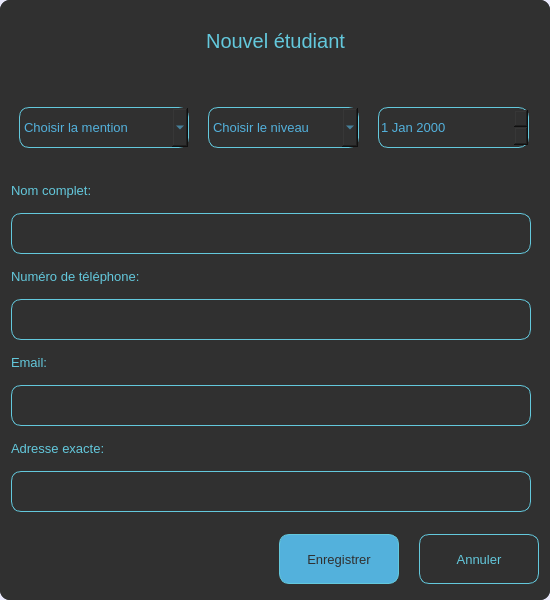
<?xml version="1.0" encoding="UTF-8"?>
<ui version="4.0">
 <class>EtdDialog</class>
 <widget class="QDialog" name="EtdDialog">
  <property name="geometry">
   <rect>
    <x>0</x>
    <y>0</y>
    <width>550</width>
    <height>600</height>
   </rect>
  </property>
  <property name="minimumSize">
   <size>
    <width>550</width>
    <height>600</height>
   </size>
  </property>
  <property name="maximumSize">
   <size>
    <width>550</width>
    <height>600</height>
   </size>
  </property>
  <property name="windowTitle">
   <string>Dialog</string>
  </property>
  <property name="styleSheet">
   <string notr="true">background-color: rgb(234, 233, 252);</string>
  </property>
  <layout class="QVBoxLayout" name="verticalLayout">
   <property name="leftMargin">
    <number>0</number>
   </property>
   <property name="topMargin">
    <number>0</number>
   </property>
   <property name="rightMargin">
    <number>0</number>
   </property>
   <property name="bottomMargin">
    <number>0</number>
   </property>
   <item>
    <widget class="QFrame" name="frame">
     <property name="styleSheet">
      <string notr="true">border-radius:10px; 
background-color:#303030;
</string>
     </property>
     <property name="frameShape">
      <enum>QFrame::StyledPanel</enum>
     </property>
     <property name="frameShadow">
      <enum>QFrame::Raised</enum>
     </property>
     <layout class="QVBoxLayout" name="verticalLayout_7">
      <property name="spacing">
       <number>7</number>
      </property>
      <property name="leftMargin">
       <number>0</number>
      </property>
      <property name="topMargin">
       <number>0</number>
      </property>
      <property name="rightMargin">
       <number>0</number>
      </property>
      <property name="bottomMargin">
       <number>0</number>
      </property>
      <item>
       <widget class="QFrame" name="frame_2">
        <property name="frameShape">
         <enum>QFrame::StyledPanel</enum>
        </property>
        <property name="frameShadow">
         <enum>QFrame::Raised</enum>
        </property>
        <layout class="QHBoxLayout" name="horizontalLayout">
         <property name="leftMargin">
          <number>0</number>
         </property>
         <property name="topMargin">
          <number>0</number>
         </property>
         <property name="rightMargin">
          <number>0</number>
         </property>
         <property name="bottomMargin">
          <number>0</number>
         </property>
         <item>
          <spacer name="horizontalSpacer_7">
           <property name="orientation">
            <enum>Qt::Horizontal</enum>
           </property>
           <property name="sizeHint" stdset="0">
            <size>
             <width>40</width>
             <height>20</height>
            </size>
           </property>
          </spacer>
         </item>
         <item>
          <widget class="QLabel" name="label">
           <property name="minimumSize">
            <size>
             <width>211</width>
             <height>31</height>
            </size>
           </property>
           <property name="maximumSize">
            <size>
             <width>211</width>
             <height>31</height>
            </size>
           </property>
           <property name="font">
            <font>
             <pointsize>15</pointsize>
            </font>
           </property>
           <property name="styleSheet">
            <string notr="true">color: #63C8DC;</string>
           </property>
           <property name="text">
            <string>Nouvel étudiant</string>
           </property>
           <property name="alignment">
            <set>Qt::AlignCenter</set>
           </property>
          </widget>
         </item>
         <item>
          <spacer name="horizontalSpacer_2">
           <property name="orientation">
            <enum>Qt::Horizontal</enum>
           </property>
           <property name="sizeHint" stdset="0">
            <size>
             <width>157</width>
             <height>20</height>
            </size>
           </property>
          </spacer>
         </item>
        </layout>
       </widget>
      </item>
      <item>
       <widget class="QFrame" name="frame_3">
        <property name="frameShape">
         <enum>QFrame::StyledPanel</enum>
        </property>
        <property name="frameShadow">
         <enum>QFrame::Raised</enum>
        </property>
        <layout class="QHBoxLayout" name="horizontalLayout_6">
         <property name="spacing">
          <number>0</number>
         </property>
         <property name="leftMargin">
          <number>0</number>
         </property>
         <property name="topMargin">
          <number>0</number>
         </property>
         <property name="rightMargin">
          <number>0</number>
         </property>
         <property name="bottomMargin">
          <number>0</number>
         </property>
         <item>
          <widget class="QComboBox" name="mentionComboBox">
           <property name="minimumSize">
            <size>
             <width>170</width>
             <height>41</height>
            </size>
           </property>
           <property name="maximumSize">
            <size>
             <width>170</width>
             <height>41</height>
            </size>
           </property>
           <property name="font">
            <font>
             <pointsize>10</pointsize>
            </font>
           </property>
           <property name="styleSheet">
            <string notr="true">color: rgb(83, 177, 220);
border:1px solid #63C8DC;</string>
           </property>
           <item>
            <property name="text">
             <string>Choisir la mention</string>
            </property>
           </item>
           <item>
            <property name="text">
             <string>Informatique générale</string>
            </property>
           </item>
           <item>
            <property name="text">
             <string>Système et Réseaux</string>
            </property>
           </item>
           <item>
            <property name="text">
             <string>Génie logiciel</string>
            </property>
           </item>
           <item>
            <property name="text">
             <string>Systèmes embarqués</string>
            </property>
           </item>
           <item>
            <property name="text">
             <string>Cybersécurité</string>
            </property>
           </item>
           <item>
            <property name="text">
             <string>Intelligence Artificielle</string>
            </property>
           </item>
          </widget>
         </item>
         <item>
          <widget class="QComboBox" name="niveauComboBox">
           <property name="minimumSize">
            <size>
             <width>151</width>
             <height>41</height>
            </size>
           </property>
           <property name="maximumSize">
            <size>
             <width>151</width>
             <height>41</height>
            </size>
           </property>
           <property name="font">
            <font>
             <pointsize>10</pointsize>
            </font>
           </property>
           <property name="styleSheet">
            <string notr="true">color: rgb(83, 177, 220);
border:1px solid #63C8DC;</string>
           </property>
           <item>
            <property name="text">
             <string>Choisir le niveau</string>
            </property>
           </item>
           <item>
            <property name="text">
             <string>L1</string>
            </property>
           </item>
           <item>
            <property name="text">
             <string>L2</string>
            </property>
           </item>
           <item>
            <property name="text">
             <string>L3</string>
            </property>
           </item>
           <item>
            <property name="text">
             <string>M1</string>
            </property>
           </item>
           <item>
            <property name="text">
             <string>M2</string>
            </property>
           </item>
          </widget>
         </item>
         <item>
          <widget class="QDateEdit" name="dateNaissance">
           <property name="minimumSize">
            <size>
             <width>151</width>
             <height>41</height>
            </size>
           </property>
           <property name="maximumSize">
            <size>
             <width>151</width>
             <height>41</height>
            </size>
           </property>
           <property name="font">
            <font>
             <pointsize>10</pointsize>
            </font>
           </property>
           <property name="styleSheet">
            <string notr="true">color: rgb(83, 177, 220);
border:1px solid #63C8DC;</string>
           </property>
          </widget>
         </item>
        </layout>
       </widget>
      </item>
      <item>
       <layout class="QVBoxLayout" name="verticalLayout_6">
        <property name="leftMargin">
         <number>11</number>
        </property>
        <property name="rightMargin">
         <number>11</number>
        </property>
        <item>
         <layout class="QVBoxLayout" name="verticalLayout_2">
          <item>
           <layout class="QHBoxLayout" name="horizontalLayout_2">
            <item>
             <widget class="QLabel" name="label_2">
              <property name="minimumSize">
               <size>
                <width>181</width>
                <height>31</height>
               </size>
              </property>
              <property name="maximumSize">
               <size>
                <width>181</width>
                <height>31</height>
               </size>
              </property>
              <property name="font">
               <font>
                <pointsize>10</pointsize>
               </font>
              </property>
              <property name="styleSheet">
               <string notr="true">color: #63C8DC;</string>
              </property>
              <property name="text">
               <string>Nom complet:</string>
              </property>
             </widget>
            </item>
            <item>
             <spacer name="horizontalSpacer_3">
              <property name="orientation">
               <enum>Qt::Horizontal</enum>
              </property>
              <property name="sizeHint" stdset="0">
               <size>
                <width>40</width>
                <height>20</height>
               </size>
              </property>
             </spacer>
            </item>
           </layout>
          </item>
          <item>
           <widget class="QLineEdit" name="nomLineEdit">
            <property name="minimumSize">
             <size>
              <width>520</width>
              <height>41</height>
             </size>
            </property>
            <property name="maximumSize">
             <size>
              <width>520</width>
              <height>41</height>
             </size>
            </property>
            <property name="font">
             <font>
              <pointsize>9</pointsize>
             </font>
            </property>
            <property name="styleSheet">
             <string notr="true">
border:1px solid #63C8DC;</string>
            </property>
           </widget>
          </item>
         </layout>
        </item>
        <item>
         <layout class="QVBoxLayout" name="verticalLayout_3">
          <item>
           <layout class="QHBoxLayout" name="horizontalLayout_3">
            <item>
             <widget class="QLabel" name="label_3">
              <property name="minimumSize">
               <size>
                <width>181</width>
                <height>31</height>
               </size>
              </property>
              <property name="maximumSize">
               <size>
                <width>181</width>
                <height>31</height>
               </size>
              </property>
              <property name="font">
               <font>
                <pointsize>10</pointsize>
               </font>
              </property>
              <property name="styleSheet">
               <string notr="true">color: #63C8DC;</string>
              </property>
              <property name="text">
               <string>Numéro de téléphone:</string>
              </property>
             </widget>
            </item>
            <item>
             <spacer name="horizontalSpacer_4">
              <property name="orientation">
               <enum>Qt::Horizontal</enum>
              </property>
              <property name="sizeHint" stdset="0">
               <size>
                <width>40</width>
                <height>20</height>
               </size>
              </property>
             </spacer>
            </item>
           </layout>
          </item>
          <item>
           <widget class="QLineEdit" name="numTelLineEdit">
            <property name="minimumSize">
             <size>
              <width>520</width>
              <height>41</height>
             </size>
            </property>
            <property name="maximumSize">
             <size>
              <width>520</width>
              <height>41</height>
             </size>
            </property>
            <property name="font">
             <font>
              <pointsize>9</pointsize>
             </font>
            </property>
            <property name="styleSheet">
             <string notr="true">
border:1px solid #63C8DC;</string>
            </property>
           </widget>
          </item>
         </layout>
        </item>
        <item>
         <layout class="QVBoxLayout" name="verticalLayout_4">
          <item>
           <layout class="QHBoxLayout" name="horizontalLayout_4">
            <item>
             <widget class="QLabel" name="label_4">
              <property name="minimumSize">
               <size>
                <width>181</width>
                <height>31</height>
               </size>
              </property>
              <property name="maximumSize">
               <size>
                <width>181</width>
                <height>31</height>
               </size>
              </property>
              <property name="font">
               <font>
                <pointsize>10</pointsize>
               </font>
              </property>
              <property name="styleSheet">
               <string notr="true">color: #63C8DC;</string>
              </property>
              <property name="text">
               <string>Email:</string>
              </property>
             </widget>
            </item>
            <item>
             <spacer name="horizontalSpacer_5">
              <property name="orientation">
               <enum>Qt::Horizontal</enum>
              </property>
              <property name="sizeHint" stdset="0">
               <size>
                <width>40</width>
                <height>20</height>
               </size>
              </property>
             </spacer>
            </item>
           </layout>
          </item>
          <item>
           <widget class="QLineEdit" name="emailLineEdit">
            <property name="minimumSize">
             <size>
              <width>461</width>
              <height>41</height>
             </size>
            </property>
            <property name="maximumSize">
             <size>
              <width>520</width>
              <height>41</height>
             </size>
            </property>
            <property name="font">
             <font>
              <pointsize>9</pointsize>
             </font>
            </property>
            <property name="styleSheet">
             <string notr="true">
border:1px solid #63C8DC;</string>
            </property>
           </widget>
          </item>
         </layout>
        </item>
        <item>
         <layout class="QVBoxLayout" name="verticalLayout_5">
          <item>
           <layout class="QHBoxLayout" name="horizontalLayout_5">
            <item>
             <widget class="QLabel" name="label_5">
              <property name="minimumSize">
               <size>
                <width>181</width>
                <height>31</height>
               </size>
              </property>
              <property name="maximumSize">
               <size>
                <width>181</width>
                <height>31</height>
               </size>
              </property>
              <property name="font">
               <font>
                <pointsize>10</pointsize>
               </font>
              </property>
              <property name="styleSheet">
               <string notr="true">color: #63C8DC;</string>
              </property>
              <property name="text">
               <string>Adresse exacte:</string>
              </property>
             </widget>
            </item>
            <item>
             <spacer name="horizontalSpacer_6">
              <property name="orientation">
               <enum>Qt::Horizontal</enum>
              </property>
              <property name="sizeHint" stdset="0">
               <size>
                <width>40</width>
                <height>20</height>
               </size>
              </property>
             </spacer>
            </item>
           </layout>
          </item>
          <item>
           <widget class="QLineEdit" name="adresseLineEdit">
            <property name="minimumSize">
             <size>
              <width>461</width>
              <height>41</height>
             </size>
            </property>
            <property name="maximumSize">
             <size>
              <width>520</width>
              <height>41</height>
             </size>
            </property>
            <property name="font">
             <font>
              <pointsize>9</pointsize>
             </font>
            </property>
            <property name="styleSheet">
             <string notr="true">
border:1px solid #63C8DC;</string>
            </property>
           </widget>
          </item>
         </layout>
        </item>
       </layout>
      </item>
      <item>
       <widget class="QFrame" name="frame_5">
        <property name="frameShape">
         <enum>QFrame::StyledPanel</enum>
        </property>
        <property name="frameShadow">
         <enum>QFrame::Raised</enum>
        </property>
        <layout class="QHBoxLayout" name="horizontalLayout_8">
         <property name="leftMargin">
          <number>0</number>
         </property>
         <property name="topMargin">
          <number>0</number>
         </property>
         <property name="rightMargin">
          <number>11</number>
         </property>
         <property name="bottomMargin">
          <number>0</number>
         </property>
         <item>
          <spacer name="horizontalSpacer">
           <property name="orientation">
            <enum>Qt::Horizontal</enum>
           </property>
           <property name="sizeHint" stdset="0">
            <size>
             <width>40</width>
             <height>20</height>
            </size>
           </property>
          </spacer>
         </item>
         <item>
          <widget class="QFrame" name="frame_4">
           <property name="frameShape">
            <enum>QFrame::StyledPanel</enum>
           </property>
           <property name="frameShadow">
            <enum>QFrame::Raised</enum>
           </property>
           <layout class="QHBoxLayout" name="horizontalLayout_7">
            <property name="spacing">
             <number>20</number>
            </property>
            <property name="leftMargin">
             <number>0</number>
            </property>
            <property name="topMargin">
             <number>0</number>
            </property>
            <property name="rightMargin">
             <number>0</number>
            </property>
            <property name="bottomMargin">
             <number>0</number>
            </property>
            <item>
             <widget class="QPushButton" name="saveBtn">
              <property name="minimumSize">
               <size>
                <width>120</width>
                <height>50</height>
               </size>
              </property>
              <property name="maximumSize">
               <size>
                <width>120</width>
                <height>50</height>
               </size>
              </property>
              <property name="font">
               <font>
                <pointsize>10</pointsize>
               </font>
              </property>
              <property name="styleSheet">
               <string notr="true">
QPushButton {
color: rgb(48, 48, 48);
	background-color: rgb(83, 177, 220);
border-radius:10px;
border: 1px solid #63C8DC;
}
</string>
              </property>
              <property name="text">
               <string>Enregistrer</string>
              </property>
             </widget>
            </item>
            <item>
             <widget class="QPushButton" name="cancelBtn">
              <property name="minimumSize">
               <size>
                <width>120</width>
                <height>50</height>
               </size>
              </property>
              <property name="maximumSize">
               <size>
                <width>120</width>
                <height>50</height>
               </size>
              </property>
              <property name="font">
               <font>
                <pointsize>10</pointsize>
               </font>
              </property>
              <property name="styleSheet">
               <string notr="true">QPushButton {
color: #63C8DC;
background-color: #303030;
border-radius:10px;
border: 1px solid #63C8DC;
}
</string>
              </property>
              <property name="text">
               <string>Annuler</string>
              </property>
             </widget>
            </item>
           </layout>
          </widget>
         </item>
        </layout>
       </widget>
      </item>
     </layout>
    </widget>
   </item>
  </layout>
 </widget>
 <resources/>
 <connections/>
</ui>
